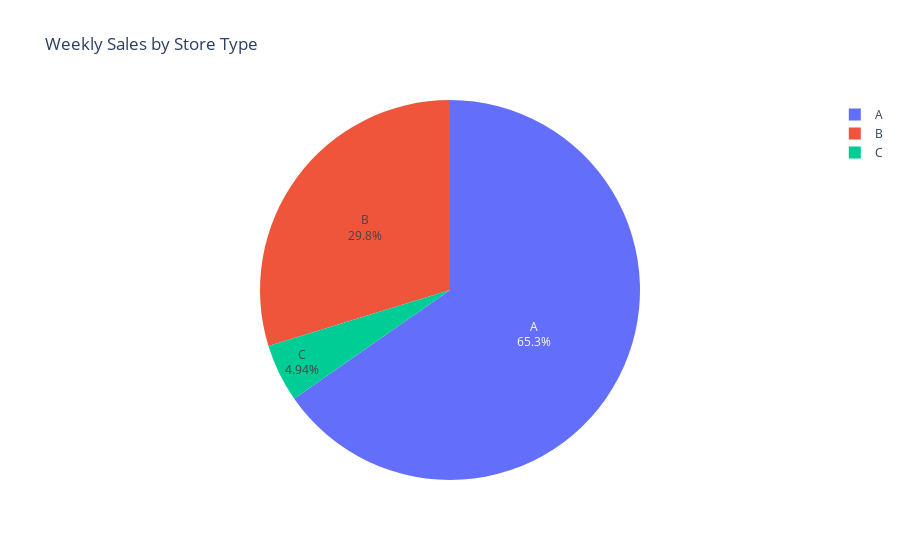

Notebook code for this chart:
### Code cell
# THIS PIE CHART IS FOR WEEKLY SALES BY STORE TYPE
# Plot using Plotly

# # Create some hover text
# df['hover_text'] = (
#     'Store Type: ' + df['store_type'] +
#     '<br>Month: ' + df['month_name'] +
#     '<br>Sales: $' + df['weekly_sales'].round(2).map('{:,.2f}'.format)
# )

fig = px.pie(
    df,
    names='store_type',
    values='total_sales',
    title='Weekly Sales by Store Type'
    # hole=0.4  # optional - makes it a donut chart
)

fig.update_traces(textinfo="label+percent", hovertemplate="%{label}: $%{value:,.2f}")



fig.show()

### Figure 1 — Plotly figure (JSON) as saved in the notebook; plotly's stock layout.template omitted (floating-point values rounded to 4 significant figures)
{"data": [{"domain": {"x": [0, 1], "y": [0, 1]}, "hovertemplate": "%{label}: $%{value:,.2f}", "labels": ["A", "B", "C"], "legendgroup": "", "name": "", "showlegend": true, "textinfo": "label+percent", "type": "pie", "values": [333800000000.0, 152100000000.0, 25230000000.0]}], "layout": {"legend": {"tracegroupgap": 0}, "title": {"text": "Weekly Sales by Store Type"}}}
